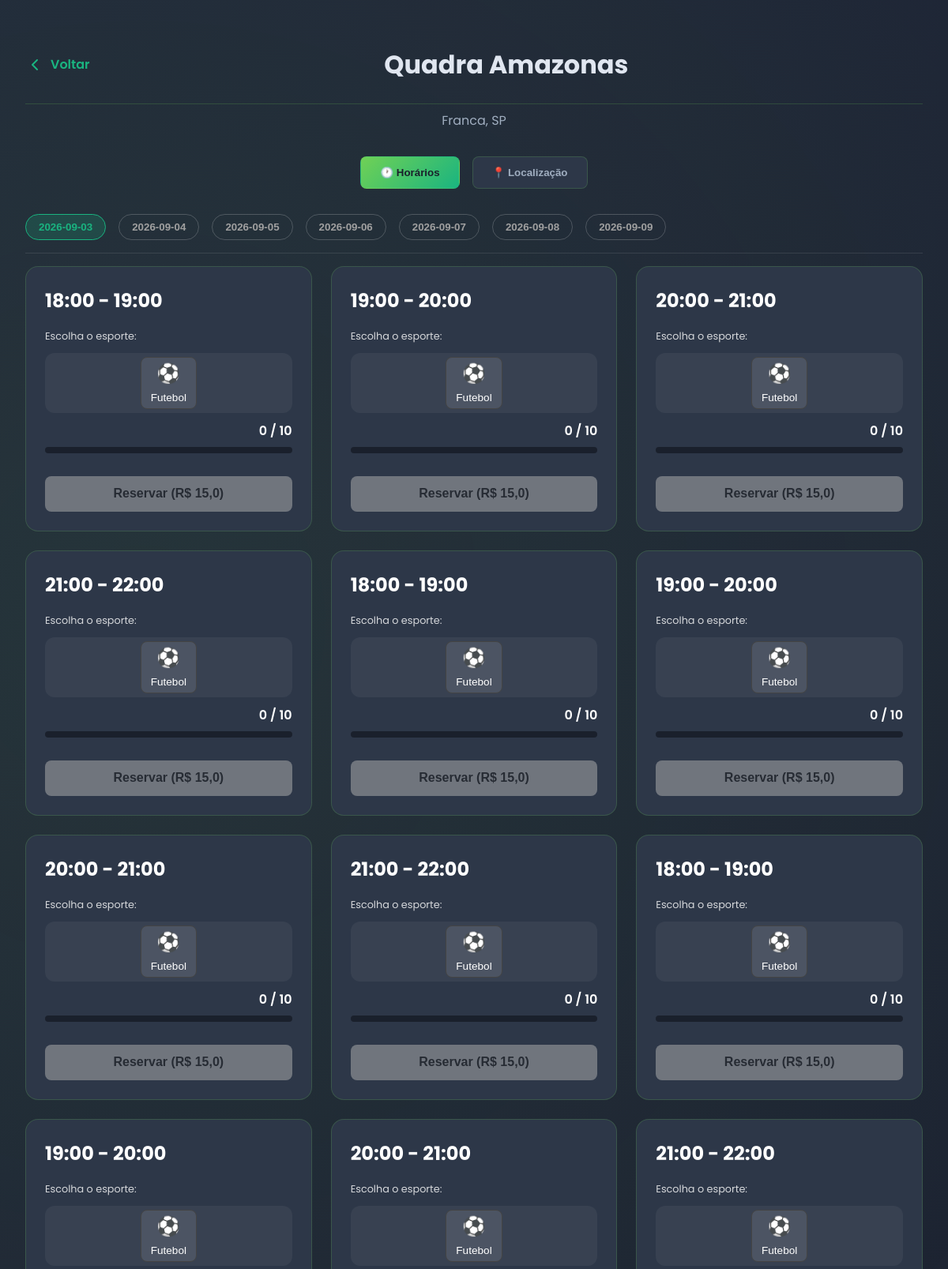
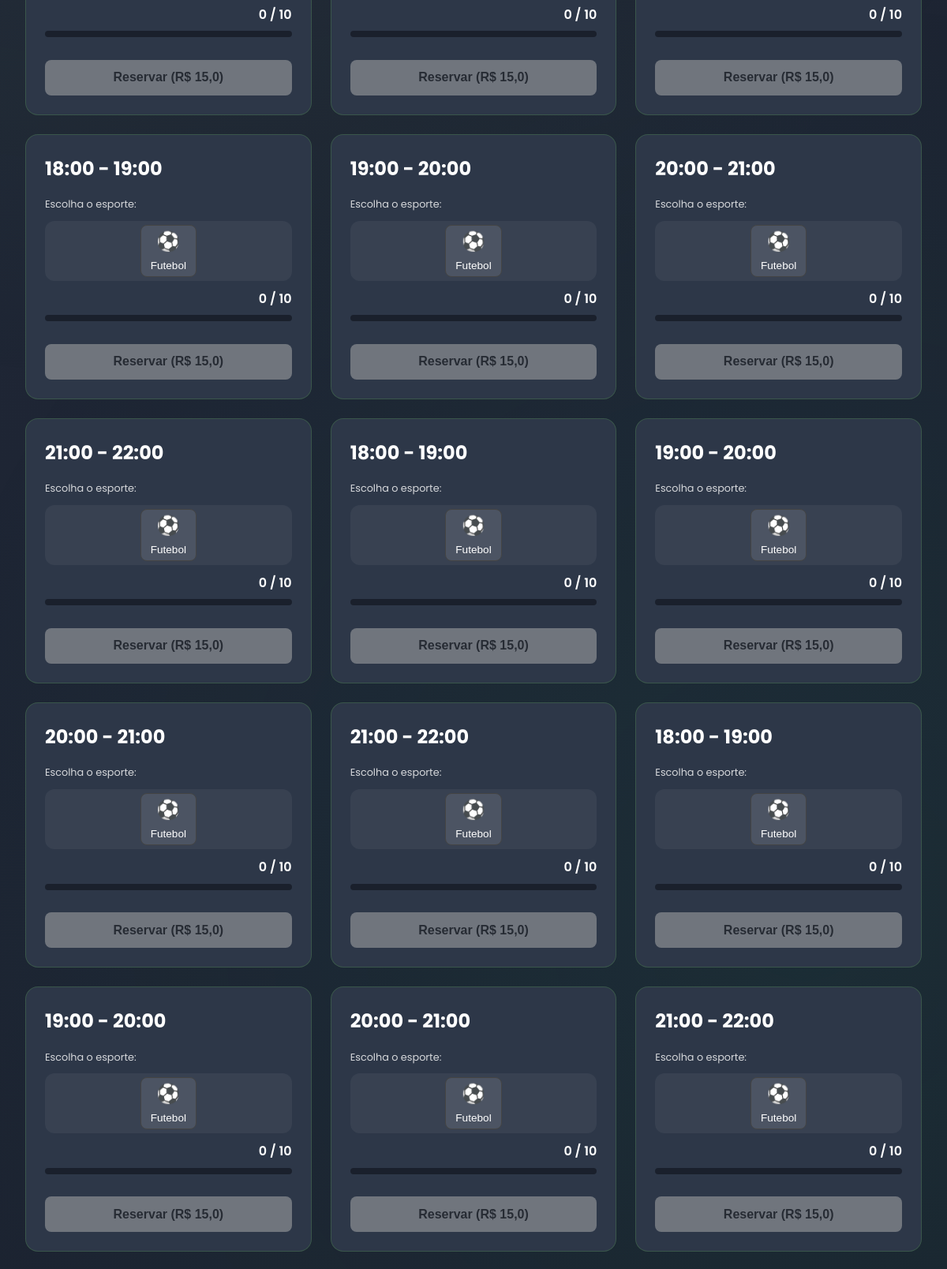
Screenshot of /quadra/1/ (upper part) with the database file from the repository (2 pictures, top to bottom).
### core/models.py (models this page shows, shortened)
class Quadra(models.Model):
    nome = models.CharField(max_length=200)
    descricao = models.TextField(blank=True, null=True)
    localizacao = models.CharField(max_length=255, blank=True, null=True)
    cidade = models.CharField(max_length=100, blank=True, null=True)
    estado = models.CharField(max_length=50, blank=True, null=True)
    esporte = models.CharField(max_length=200, blank=True, null=True)
    foto = models.CharField(max_length=500, blank=True, null=True)
    class Meta:
        db_table = 'quadras'
        verbose_name = 'Quadra'
        verbose_name_plural = 'Quadras'
    @property
    def lista_esportes(self):
        if self.esporte:
            return [e.strip() for e in self.esporte.split(',')]
        return []

class Horario(models.Model):
    quadra = models.ForeignKey(Quadra, on_delete=models.CASCADE, related_name='horarios')
    data = models.DateField()
    hora_texto = models.CharField(max_length=50)
    max_jogadores = models.IntegerField(default=12)
    preco = models.DecimalField(max_digits=10, decimal_places=2, default=0)
    esporte_reservado = models.CharField(max_length=100, blank=True, null=True)
    class Meta:
        db_table = 'horarios'
        verbose_name = 'Horário'
        verbose_name_plural = 'Horários'
        ordering = ['data', 'hora_texto']

### core/views.py (the view)
# urls.py: path('quadra/<int:quadra_id>/', views.detalhes_quadra, name='detalhes_quadra'),
def detalhes_quadra(request, quadra_id):
    quadra = get_object_or_404(Quadra, pk=quadra_id)
    usuario_id = request.user.id if request.user.is_authenticated else None
    horarios = Horario.objects.filter(quadra=quadra).order_by('data', 'hora_texto')
    horarios_list = []
    for h in horarios:
        jogadores_atuais = h.reservas.count()
        usuario_na_partida = 0
        if usuario_id:
            usuario_na_partida = 1 if h.reservas.filter(usuario_id=usuario_id).exists() else 0
        horarios_list.append({
            'id': h.id,
            'data': h.data.isoformat() if hasattr(h.data, 'isoformat') else str(h.data),
            'hora_texto': h.hora_texto,
            'max_jogadores': h.max_jogadores,
            'preco': float(h.preco),
            'esporte_reservado': h.esporte_reservado,
            'jogadores_atuais': jogadores_atuais,
            'usuario_na_partida': usuario_na_partida,
        })
    quadra_dict = {
        'id': quadra.id,
        'nome': quadra.nome,
        'descricao': quadra.descricao,
        'localizacao': quadra.localizacao,
        'cidade': quadra.cidade,
        'estado': quadra.estado,
        'esporte': quadra.esporte,
        'foto': quadra.foto,
        'lista_esportes': quadra.lista_esportes,
        'horarios': horarios_list,
        'datas_disponiveis': sorted(list(set(h['data'] for h in horarios_list))),
    }
    return render(request, 'detalhes_quadra.html', {
        'quadra': quadra_dict,
        'hoje': date.today().isoformat(),
    })

### templates/detalhes_quadra.html (shortened to what this page needs)
<!DOCTYPE html>
<html lang="pt-BR">
  <head>
    {% load static %}
    <link
      rel="stylesheet"
      href="{% static 'css/base.css' %}"
    />
    <link
      rel="stylesheet"
      href="{% static 'css/detalhes_fullscreen.css' %}"
    />
  </head>
  <body>
    <div
      class="content-container"
      data-quadra-id="{{ quadra.id }}"
      data-quadra-tipo="{{ quadra.tipo }}"
    >
      <header class="page-header">
        <a href="{% url 'explorar' %}" class="back-button">
          <svg
            xmlns="http://www.w3.org/2000/svg"
            width="24"
            height="24"
            viewBox="0 0 24 24"
            fill="none"
            stroke="currentColor"
            stroke-width="2"
            stroke-linecap="round"
            stroke-linejoin="round"
          >
            <polyline points="15 18 9 12 15 6"></polyline>
          </svg>
          <span>Voltar</span>
        </a>
        <h1 class="page-title">{{ quadra.nome }}</h1>
      </header>
      <p class="page-subtitle">{{ quadra.cidade }}, {{ quadra.estado }}</p>
      <div class="tabs">
        <button class="tab active" data-tab="reserva">🕐 Horários</button>
        <button class="tab" data-tab="mapa">📍 Localização</button>
      </div>
      <div id="reserva" class="tab-content active">
        <div class="tabs-datas">
          {% for data_str in quadra.datas_disponiveis %}
          <button
            class="tab-data {% if forloop.first %}active{% endif %}"
            data-data="{{ data_str }}"
          >
            {% if data_str == hoje %}Hoje{% else %}{{ data_str }}{% endif %}
          </button>
          {% endfor %}
        </div>
        <div class="schedule-grid">
          {% for horario in quadra.horarios %}
          <div
            class="card-horario"
            data-horario-id="{{ horario.id }}"
            data-esporte-reservado="{{ horario.esporte_reservado|default:'' }}"
          >
            <div class="time-slot-time">{{ horario.hora_texto }}</div>
            {% if not horario.esporte_reservado and not horario.usuario_na_partida %}
            <p class="select-label">Escolha o esporte:</p>
            <div class="seletor-esporte-reserva">
              {% for esp in quadra.lista_esportes %}
              <button class="btn-esporte-opcao" data-esporte="{{ esp }}">
                <span>
                  {% if 'Futebol' in esp %}⚽{% elif 'Basquete' in esp %}🏀{% elif 'Vôlei' in esp or 'Volei' in esp %}🏐{% elif 'Tênis' in esp or 'Tenis' in esp %}🎾{% else %}🎯{% endif %}
                </span>
                {{ esp }}
              </button>
              {% endfor %}
            </div>
            {% endif %}
            <div class="vagas">
              <span class="contagem">{{ horario.jogadores_atuais }} / {{ horario.max_jogadores }}</span>
            </div>
            <progress
              class="barra-vagas"
              value="{{ horario.jogadores_atuais }}"
              max="{{ horario.max_jogadores }}"
            ></progress>
            {% if horario.usuario_na_partida %}
            <button class="btn btn-sair">Sair da Partida</button>
            {% else %}
            <button class="btn btn-entrar" {% if not horario.esporte_reservado %}disabled{% endif %}>
              {% if horario.esporte_reservado %}
                Entrar (R$ {{ horario.preco }})
              {% else %}
                Reservar (R$ {{ horario.preco }})
              {% endif %}
            </button>
            {% endif %}
          </div>
          {% empty %}
          <p>Nenhum horário disponível no momento.</p>
          {% endfor %}
        </div>
      </div>
    </div>
  </body>
</html>

### static/css/base.css (style rules this page uses)
:root { --dark-bg: #1A202C; --dark-bg-start: #21293a; --dark-bg-end: #1A202C; --card-bg: #2D3748; --dark-card-bg: #2D3748; --text-primary: #e0e6f0; --text-secondary: #a0aec0; --text-light: #ffffff; --text-dark: #1A202C; --header-bg-transparent: rgba(26, 32, 44, 0.6); --primary-green: #70d155; --secondary-green: #1ab480; --primary-blue: #4A90E2; --border-color: rgba(112, 209, 85, 0.2); --accent-color: #00A3FF; --shadow-color: rgba(112, 209, 85, 0.2); --hover-bg: rgba(112, 209, 85, 0.15); --header-gradient: none; --hero-gradient: radial-gradient(ellipse at 50% -50%, rgba(112, 209, 85, 0.1), transparent 80%); --font-main: 'Inter', -apple-system, BlinkMacSystemFont, 'Segoe UI', Roboto, sans-serif; --font-secondary: 'Roboto', sans-serif; --font-social: 'Segoe UI', Arial, sans-serif; }
* { margin: 0; padding: 0; box-sizing: border-box; }
body { font-family: var(--font-main); line-height: 1.6; color: var(--text-primary); background-color: var(--dark-bg); background-image: linear-gradient(135deg, var(--dark-bg-start) 0%, var(--dark-bg) 100%); background-attachment: fixed; transition: background-color 0.3s, color 0.3s; }
.seletor-esporte-reserva { display: flex; gap: 10px; justify-content: center; margin-bottom: 15px; padding: 5px; background: rgba(255, 255, 255, 0.05); border-radius: 12px; }
.btn-esporte-opcao { background: var(--bg-card); border: 2px solid transparent; border-radius: 10px; padding: 8px 12px; cursor: pointer; transition: all 0.3s ease; display: flex; flex-direction: column; align-items: center; font-size: 0.8rem; color: var(--text-color); }
.btn-esporte-opcao span { font-size: 1.5rem; margin-bottom: 4px; }
.btn-entrar:disabled { opacity: 0.5; cursor: not-allowed; filter: grayscale(1); }

### templates/detalhes_quadra.html (style rules this page uses)
.seletor-esporte-reserva { display: flex; gap: 8px; margin: 10px 0; flex-wrap: wrap; }
.btn-esporte-opcao { background: rgba(255, 255, 255, 0.1); border: 1px solid #444; color: white; padding: 6px 12px; border-radius: 8px; cursor: pointer; transition: 0.3s; font-size: 0.85rem; display: flex; align-items: center; gap: 5px; }
.select-label { font-size: 0.8rem; opacity: 0.8; margin-top: 10px; }
.btn-entrar:disabled { opacity: 0.5; cursor: not-allowed; }

### rows the page displays
Quadra: nome "Quadra Amazonas", cidade "Franca", estado "SP", lista_esportes "Futebol" "Futebol" "Futebol" "Futebol" "Futebol" "Futebol" "Futebol" "Futebol" "Futebol" "Futebol" "Futebol" "Futebol" "Futebol" "Futebol" "Futebol" "Futebol" "Futebol" "Futebol" "Futebol" "Futebol" "Futebol" "Futebol" "Futebol" "Futebol"
Horario: hora_texto "18:00 - 19:00"
Horario: hora_texto "19:00 - 20:00"
Horario: hora_texto "20:00 - 21:00"
Horario: hora_texto "21:00 - 22:00"
Horario: hora_texto "18:00 - 19:00"
Horario: hora_texto "19:00 - 20:00"
Horario: hora_texto "20:00 - 21:00"
Horario: hora_texto "21:00 - 22:00"
Horario: hora_texto "18:00 - 19:00"
Horario: hora_texto "19:00 - 20:00"
Horario: hora_texto "20:00 - 21:00"
Horario: hora_texto "21:00 - 22:00"
Horario: hora_texto "18:00 - 19:00"
Horario: hora_texto "19:00 - 20:00"
Horario: hora_texto "20:00 - 21:00"
Horario: hora_texto "21:00 - 22:00"
Horario: hora_texto "18:00 - 19:00"
Horario: hora_texto "19:00 - 20:00"
Horario: hora_texto "20:00 - 21:00"
Horario: hora_texto "21:00 - 22:00"
Horario: hora_texto "18:00 - 19:00"
Horario: hora_texto "19:00 - 20:00"
Horario: hora_texto "20:00 - 21:00"
Horario: hora_texto "21:00 - 22:00"

### other values shown
{{ data_str }} "2026-09-03" "2026-09-04" "2026-09-05" "2026-09-06" "2026-09-07" "2026-09-08" "2026-09-09"
{{ horario.jogadores_atuais }} "0" "0" "0" "0" "0" "0" "0" "0" "0" "0" "0" "0" "0" "0" "0" "0" "0" "0" "0" "0" "0" "0" "0" "0"
{{ horario.max_jogadores }} "10" "10" "10" "10" "10" "10" "10" "10" "10" "10" "10" "10" "10" "10" "10" "10" "10" "10" "10" "10" "10" "10" "10" "10"
{{ horario.preco }} "15,0" "15,0" "15,0" "15,0" "15,0" "15,0" "15,0" "15,0" "15,0" "15,0" "15,0" "15,0" "15,0" "15,0" "15,0" "15,0" "15,0" "15,0" "15,0" "15,0" "15,0" "15,0" "15,0" "15,0"
